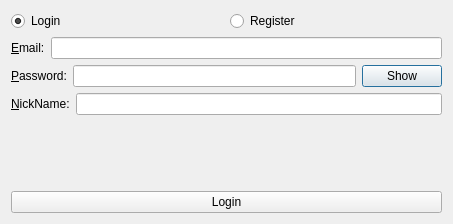
<?xml version="1.0" encoding="UTF-8"?>
<ui version="4.0">
 <class>LoginDialog</class>
 <widget class="QDialog" name="LoginDialog">
  <property name="geometry">
   <rect>
    <x>0</x>
    <y>0</y>
    <width>453</width>
    <height>224</height>
   </rect>
  </property>
  <property name="sizePolicy">
   <sizepolicy hsizetype="Minimum" vsizetype="Minimum">
    <horstretch>0</horstretch>
    <verstretch>0</verstretch>
   </sizepolicy>
  </property>
  <property name="windowTitle">
   <string>Splitwise - login</string>
  </property>
  <layout class="QVBoxLayout" name="verticalLayout">
   <item>
    <layout class="QHBoxLayout" name="horizontalLayout_2">
     <item>
      <widget class="QRadioButton" name="loginRadioButton">
       <property name="text">
        <string>Login</string>
       </property>
       <property name="checked">
        <bool>true</bool>
       </property>
       <attribute name="buttonGroup">
        <string notr="true">buttonGroup</string>
       </attribute>
      </widget>
     </item>
     <item>
      <widget class="QRadioButton" name="registerRadioButton">
       <property name="text">
        <string>Register</string>
       </property>
       <property name="checked">
        <bool>false</bool>
       </property>
       <attribute name="buttonGroup">
        <string notr="true">buttonGroup</string>
       </attribute>
      </widget>
     </item>
    </layout>
   </item>
   <item>
    <layout class="QHBoxLayout" name="horizontalLayout_3">
     <item>
      <widget class="QLabel" name="label_3">
       <property name="text">
        <string>&amp;Email:</string>
       </property>
       <property name="buddy">
        <cstring>emialLine</cstring>
       </property>
      </widget>
     </item>
     <item>
      <widget class="QLineEdit" name="emialLine"/>
     </item>
    </layout>
   </item>
   <item>
    <layout class="QHBoxLayout" name="horizontalLayout">
     <item>
      <widget class="QLabel" name="label_2">
       <property name="text">
        <string>&amp;Password:</string>
       </property>
       <property name="buddy">
        <cstring>passwordLine</cstring>
       </property>
      </widget>
     </item>
     <item>
      <widget class="QLineEdit" name="passwordLine">
       <property name="echoMode">
        <enum>QLineEdit::Password</enum>
       </property>
       <property name="readOnly">
        <bool>false</bool>
       </property>
      </widget>
     </item>
     <item>
      <widget class="QPushButton" name="passwordShowButton">
       <property name="text">
        <string>Show</string>
       </property>
      </widget>
     </item>
    </layout>
   </item>
   <item>
    <widget class="QWidget" name="nickWidget" native="true">
     <property name="enabled">
      <bool>true</bool>
     </property>
     <layout class="QHBoxLayout" name="horizontalLayout_4">
      <property name="leftMargin">
       <number>0</number>
      </property>
      <property name="topMargin">
       <number>0</number>
      </property>
      <property name="rightMargin">
       <number>0</number>
      </property>
      <property name="bottomMargin">
       <number>0</number>
      </property>
      <item>
       <widget class="QLabel" name="label">
        <property name="text">
         <string>&amp;NickName:</string>
        </property>
        <property name="buddy">
         <cstring>nickLine</cstring>
        </property>
       </widget>
      </item>
      <item>
       <widget class="QLineEdit" name="nickLine"/>
      </item>
     </layout>
    </widget>
   </item>
   <item>
    <spacer name="verticalSpacer">
     <property name="orientation">
      <enum>Qt::Vertical</enum>
     </property>
     <property name="sizeHint" stdset="0">
      <size>
       <width>20</width>
       <height>40</height>
      </size>
     </property>
    </spacer>
   </item>
   <item>
    <widget class="QPushButton" name="loginButton">
     <property name="text">
      <string>Login</string>
     </property>
    </widget>
   </item>
  </layout>
 </widget>
 <tabstops>
  <tabstop>loginRadioButton</tabstop>
  <tabstop>registerRadioButton</tabstop>
  <tabstop>emialLine</tabstop>
  <tabstop>passwordLine</tabstop>
  <tabstop>passwordShowButton</tabstop>
  <tabstop>nickLine</tabstop>
  <tabstop>loginButton</tabstop>
 </tabstops>
 <resources/>
 <connections/>
 <buttongroups>
  <buttongroup name="buttonGroup"/>
 </buttongroups>
</ui>
